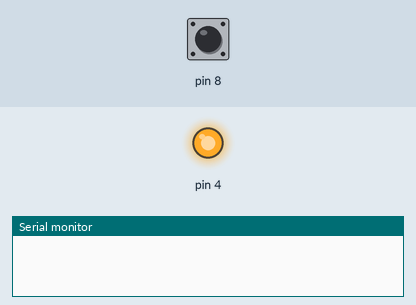
Recording of a sketch running on a simulated Arduino Uno, built with avr-gcc and run on an emulated ATmega328P. Parts: output pins drawn as LEDs (lit = HIGH), the last lines printed to the serial monitor. The test bench sets the inputs (shaded band); at power-on: pin 8 HIGH.

Above: at 1.2 s.
1.3 s: pin 8 pulled LOW for 0.15 s
At 2.8 s:
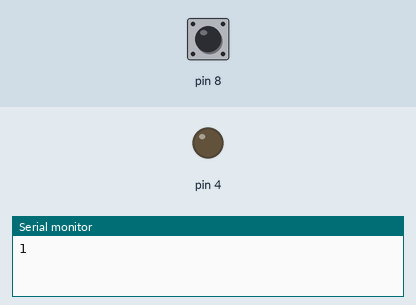
3.4 s: pin 8 pulled LOW for 1 s
At 5.6 s:
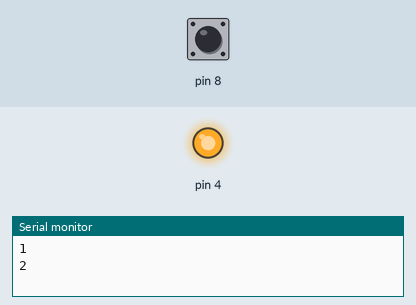
6.4 s: pin 8 pulled LOW for 3.2 s
At 10.8 s:
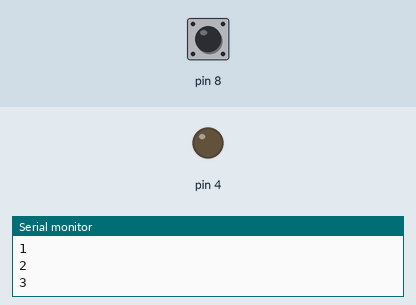
Timing chart, 0 to 12.3 s (numbered marks = the images above; inputs shaded):
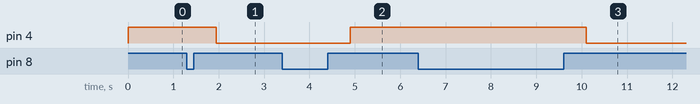

The sketch:

sketch_jun11a_led.ino
```cpp
void setup() {
  // put your setup code here, to run once:
  pinMode(8,INPUT_PULLUP);
  pinMode(4,OUTPUT);
  Serial.begin(9600);
}
int c=0,t;
void loop() {
  // put your main code here, to run repeatedly:
if(digitalRead(8)==0){
  while(digitalRead(8)==0);
  c++;
  delay(500);
  Serial.println(c);
}
if(c%2==0)
{
  digitalWrite(4,1);
}
else
{
  digitalWrite(4,0);
}
}
```

Measured:
- after the input at 1.3 s, pin 4: HIGH → LOW after 0.65 s
- after the input at 3.4 s, pin 4: LOW → HIGH after 1.5 s
- after the input at 6.4 s, pin 4: HIGH → LOW after 3.7 s
